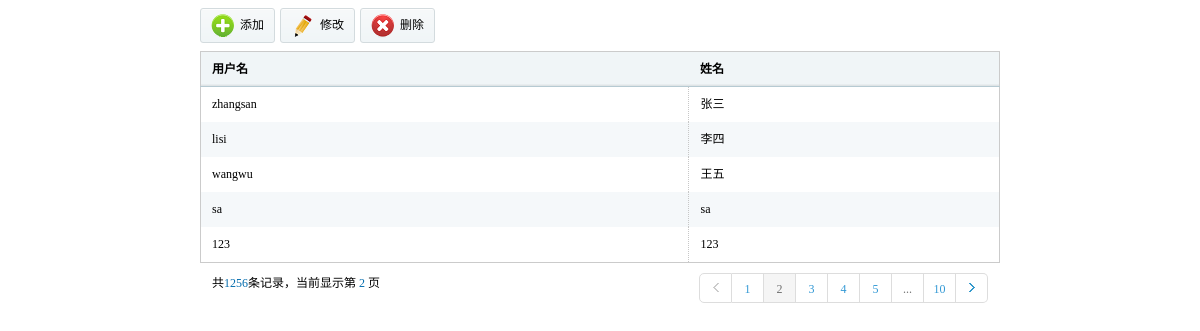
The app's page /adminviews/adminteacher.php (signed in), older data.
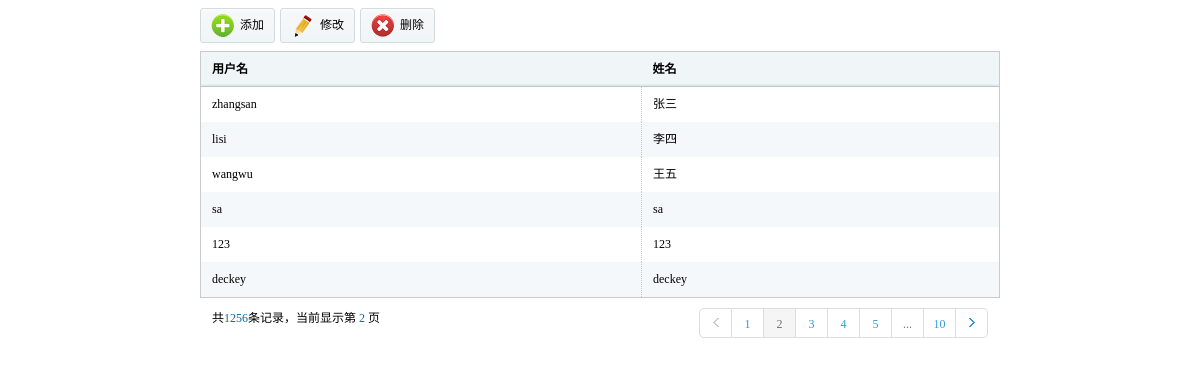
The same page, newer data.
### tables this page shows
CREATE TABLE `hw_user` (
  `userid` int(11) NOT NULL AUTO_INCREMENT,
  `username` varchar(32) DEFAULT NULL,
  `userdisplay` varchar(32) DEFAULT NULL,
  `userpassword` varchar(32) DEFAULT NULL,
  `usertype` int(11) DEFAULT NULL,
  `usertime` timestamp NULL DEFAULT NULL ON UPDATE CURRENT_TIMESTAMP,
  PRIMARY KEY (`userid`)
);

### phplibs/db.php (called while the page is built, shortened)
<?php
Class DB {
    private $link_id;
    private $is_log;
    private $time;
    public function __construct() {
        $this->time = $this->microtime_float();
		require("config.db.php");
        $this->is_log = $db_config["log"];
        if($this->is_log){
            $handle = fopen($db_config["logfilepath"]."dblog.txt", "a+");
            $this->handle=$handle;
        }
    }
    public function connect($dbhost, $dbuser, $dbpw, $dbname, $pconnect = 0,$charset='utf8') {
        if( $pconnect==0 ) {
            $this->link_id = @mysql_connect($dbhost, $dbuser, $dbpw, true);
            if(!$this->link_id){
                $this->halt("数据库连接失败");
            }
        } else {
            $this->link_id = @mysql_pconnect($dbhost, $dbuser, $dbpw);
        }
    }
    public function query($sql) {
        $query = mysql_query($sql,$this->link_id);
        return $query;
    }
    public function free_result() {
        $void = func_get_args();
    }
    public function __destruct() {
        $use_time = ($this-> microtime_float())-($this->time);
    }
    public function write_log($msg=''){
        if($this->is_log){
            $text = date("Y-m-d H:i:s")." ".$msg."\r\n";
        }
    }
    public function microtime_float() {
        list($usec, $sec) = explode(" ", microtime());
        return ((float)$usec + (float)$sec);
    }
}
?>

### phplibs/config.db.php (called while the page is built)
<?php
    $db_config["hostname"] = "localhost";
    $db_config["username"] = "root";
    $db_config["password"] = "";
    $db_config["database"] = "homework";
    $db_config["charset"] = "utf8";
    $db_config["pconnect"] = 1;
    $db_config["log"] = 1;
    $db_config["logfilepath"] = './';
?>

### phplibs/userhelper.php (called while the page is built, shortened)
<?php
require_once ('db.php');
class hwuser
{
    private static $tabName = 'hw_user';
    public static function getallteacher()
    {
        $db = new DB();
        $query = $db->query("select * from " . hwuser::$tabName . " where
            usertype = 1");
        $i = 0;
        $rt = array();
        while ($row = mysql_fetch_array($query, MYSQL_ASSOC)) {
            $info = new hwuser();
            $info->setvalues($row);
            $rt[$i] = $info;
            $i++;
        }
        return $rt;
    }
    function setvalues($row)
    {
        if (isset($row['username']))
            $this->username = $row['username'];
        if (isset($row['userdisplay']))
            $this->userdisplay = $row['userdisplay'];
    }
}
?>

### adminviews/adminteacher.php (the view, shortened to what this page needs)
<?php
require_once ("../phplibs/userhelper.php");
?>
<!DOCTYPE html PUBLIC "-//W3C//DTD XHTML 1.0 Transitional//EN" "http://www.w3.org/TR/xhtml1/DTD/xhtml1-transitional.dtd">
<html xmlns="http://www.w3.org/1999/xhtml">
<head>
<link href="../styles/css/style.css" rel="stylesheet" type="text/css" />
</head>
<body>
<div class="mainframeinfo">
    <div class="tools">
    	<ul class="toolbar">
        <li class="click"><a href="adminadduser.php?t=1"><span><img src="../styles/images/t01.png" /></span>添加</a></li>
        <li class="click"><span><img src="../styles/images/t02.png" /></span>修改</li>
        <li><span><img src="../styles/images/t03.png" /></span>删除</li>
        </ul>
    </div>
<table class="tablelist">
    <thead>
    <tr>
        <th>用户名</th>
		<th>姓名</th>
    </tr>
    </thead>
    <tbody>
<?php
$teachers = hwuser::getallteacher();
foreach ($teachers as $tea) {
    echo ("<tr><td>" . $tea->username . "</td><td>" . $tea->userdisplay .
        "</td></tr>");
}
?>
</tbody>
</table>
    <div class="pagin">
    	<div class="message">共<i class="blue">1256</i>条记录，当前显示第&nbsp;<i class="blue">2&nbsp;</i>页</div>
        <ul class="paginList">
        <li class="paginItem"><a href="javascript:;"><span class="pagepre"></span></a></li>
        <li class="paginItem"><a href="javascript:;">1</a></li>
        <li class="paginItem current"><a href="javascript:;">2</a></li>
        <li class="paginItem"><a href="javascript:;">3</a></li>
        <li class="paginItem"><a href="javascript:;">4</a></li>
        <li class="paginItem"><a href="javascript:;">5</a></li>
        <li class="paginItem more"><a href="javascript:;">...</a></li>
        <li class="paginItem"><a href="javascript:;">10</a></li>
        <li class="paginItem"><a href="javascript:;"><span class="pagenxt"></span></a></li>
        </ul>
    </div>
</div>
</body>
</html>

Row changes from the older to the newer data that the page shows:
added hw_user: username "deckey", userdisplay "deckey"
